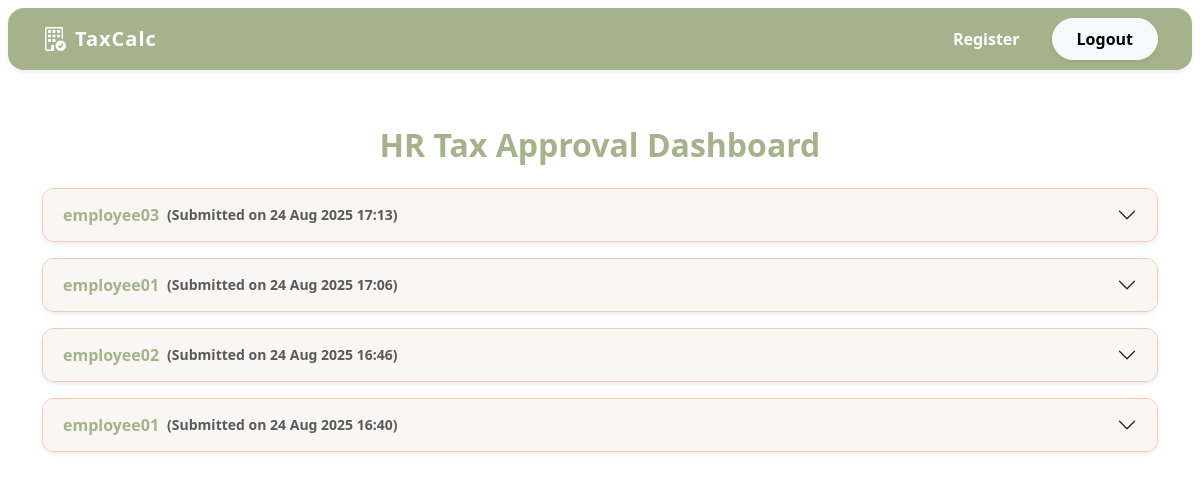
Page /hr_dashboard/ (signed in) on the earlier database version.
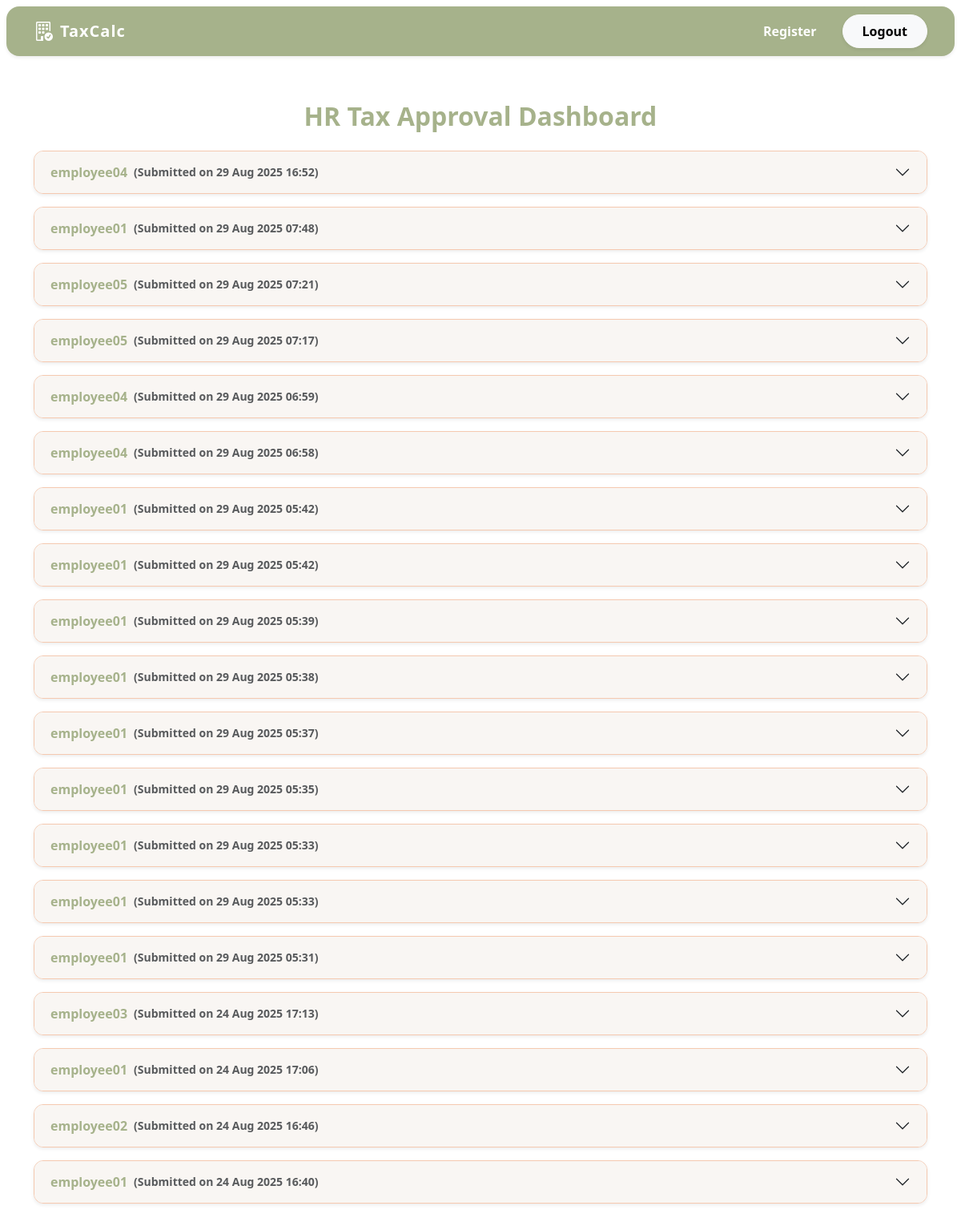
Same page on the later database version.
### Tds/models.py (models this page shows, shortened)
class EmployeeTaxData(models.Model):
    user = models.ForeignKey(User, on_delete=models.CASCADE)
    Salary = models.DecimalField(max_digits=12, decimal_places=2)
    BasicSalary = models.DecimalField(max_digits=12, decimal_places=2)
    DearnessAllowance = models.DecimalField(max_digits=12, decimal_places=2)
    Conveyance_Max = models.DecimalField(max_digits=12, decimal_places=2)
    Conveyance_Utilized = models.DecimalField(max_digits=12, decimal_places=2)
    LeaveTA_Max = models.DecimalField(max_digits=12, decimal_places=2)
    LeaveTA_Utilized = models.DecimalField(max_digits=12, decimal_places=2)
    Children_Education_Allowance_Max = models.DecimalField(max_digits=12, decimal_places=2)
    Children_Education_Allowance_Utilized = models.DecimalField(max_digits=12, decimal_places=2)
    Business_Communication_Allowance_Max = models.DecimalField(max_digits=12, decimal_places=2)
    Business_Communication_Allowance_Utilized = models.DecimalField(max_digits=12, decimal_places=2)
    Attire_Allowance_Max = models.DecimalField(max_digits=12, decimal_places=2)
    Attire_Allowance_Utilized = models.DecimalField(max_digits=12, decimal_places=2)
    Petrol_Allowance_Max = models.DecimalField(max_digits=12, decimal_places=2)
    Petrol_Allowance_Utilized = models.DecimalField(max_digits=12, decimal_places=2)
    Furniture_Allowance_Max = models.DecimalField(max_digits=12, decimal_places=2)
    Furniture_Allowance_Utilized = models.DecimalField(max_digits=12, decimal_places=2)
    Food_Coupons_Max = models.DecimalField(max_digits=12, decimal_places=2)
    Food_Coupons_Utilized = models.DecimalField(max_digits=12, decimal_places=2)
    Medical_Reimbursement_Max = models.DecimalField(max_digits=12, decimal_places=2)
    Medical_Reimbursement_Utilized = models.DecimalField(max_digits=12, decimal_places=2)
    Exempted_HRA_amount = models.DecimalField(max_digits=12, decimal_places=2)
    Section80cUtilized = models.DecimalField(max_digits=12, decimal_places=2)
    Section80ccc_Utilized = models.DecimalField(max_digits=12, decimal_places=2)
    Section80cccd_Utilized = models.DecimalField(max_digits=12, decimal_places=2)
    Section80cccd1b_Utilized = models.DecimalField(max_digits=12, decimal_places=2)
    Section80cccd2_Utilized = models.DecimalField(max_digits=12, decimal_places=2)
    Section80d_Utilized = models.DecimalField(max_digits=12, decimal_places=2)
    Section_80DDType = models.CharField(max_length=20)
    Section80d_normal_Utilized = models.DecimalField(max_digits=12, decimal_places=2)
    Section80d_severe_Utilized = models.DecimalField(max_digits=12, decimal_places=2)
    Section80ddb_Type = models.CharField(max_length=20)
    Section80ddb_other_Utilized = models.DecimalField(max_digits=12, decimal_places=2)
    Section80ddb_seniorcitizen_Utilized = models.DecimalField(max_digits=12, decimal_places=2)
    Section_80e = models.DecimalField(max_digits=12, decimal_places=2)
    Section_80ee = models.DecimalField(max_digits=12, decimal_places=2)
    Section_80eea = models.DecimalField(max_digits=12, decimal_places=2)
    Section_80eeb = models.DecimalField(max_digits=12, decimal_places=2)
    Section_80G = models.DecimalField(max_digits=12, decimal_places=2)
    Section_80GGA = models.DecimalField(max_digits=12, decimal_places=2)
    Section_80GGB = models.DecimalField(max_digits=12, decimal_places=2)
    Section_80GGC = models.DecimalField(max_digits=12, decimal_places=2)
    Section_80rrb = models.DecimalField(max_digits=12, decimal_places=2)
    Section_80qqb = models.DecimalField(max_digits=12, decimal_places=2)
    Section_80tta = models.DecimalField(max_digits=12, decimal_places=2)
    Section_80ttb = models.DecimalField(max_digits=12, decimal_places=2)
    Section_80UType = models.CharField(max_length=20)
    Section_80u_Normal = models.DecimalField(max_digits=12, decimal_places=2)
    Section_80u_severe = models.DecimalField(max_digits=12, decimal_places=2)
    tax_old = models.DecimalField(max_digits=12, decimal_places=2, default=0)
    tax_new = models.DecimalField(max_digits=12, decimal_places=2, default=0)
    created_at = models.DateTimeField(auto_now_add=True)
    approved = models.BooleanField(default=False)

### Tds/views.py (the view)
# urls.py: path('hr_dashboard/', views.hr_dashboard, name='hr_dashboard'),
@login_required
def hr_dashboard(request):
    submissions = EmployeeTaxData.objects.select_related('user').order_by('-created_at')  # newest first
    employee_data = []
    for submission in submissions:
        try:
            documents_obj = submission.user.employee_documents
        except EmployeeDocument.DoesNotExist:
            documents_obj = None
        documents_dict = {}
        if documents_obj:
            for field in EmployeeDocument._meta.get_fields():
                if field.name.endswith("_Doc"):
                    file_obj = getattr(documents_obj, field.name)
                    if file_obj:
                        documents_dict[field.name] = {
                            "url": file_obj.url,
                            "name": file_obj.name.split('/')[-1]
                        }
        utilized_fields = {}
        for field in EmployeeTaxData._meta.get_fields():
            if field.name.endswith('_Utilized') or field.name in [
                'Salary', 'BasicSalary', 'DearnessAllowance', 'Exempted_HRA_amount', 'Section80cUtilized'
            ]:
                value = getattr(submission, field.name, None)
                if value is not None:
                    utilized_fields[field.verbose_name if hasattr(field, 'verbose_name') else field.name] = value
        employee_data.append({
            'employee': submission,
            'utilized_fields': utilized_fields,
            'documents': documents_dict
        })
    return render(request, 'hr_dashboard.html', {'employee_data': employee_data})

### Tds/templates/hr_dashboard.html (shortened to what this page needs)
{% extends 'base.html' %}
{% block content %}
<head>
</head>
<div class="container py-5">
    <h2 class="text-center mb-4" style="color: var(--color2); font-weight: 800;">HR Tax Approval Dashboard</h2>
    {% if employee_data %}
    <div class="accordion" id="employeeAccordion">
        {% for data in employee_data %}
        <div class="accordion-item mb-3 shadow-sm" style="border-radius: 12px; border:1px solid var(--color3);">
            <h2 class="accordion-header" id="heading{{ forloop.counter }}">
                <button class="accordion-button collapsed" type="button" data-bs-toggle="collapse"
                    data-bs-target="#collapse{{ forloop.counter }}" aria-expanded="false"
                    aria-controls="collapse{{ forloop.counter }}"
                    style="background: var(--color4); color: var(--color2); font-weight: 600;">
                    {{ data.employee.user.username }}
                    <small class="ms-2 text-muted">(Submitted on {{ data.employee.created_at|date:"d M Y H:i" }})</small>
                </button>
            </h2>
        </div>
        {% endfor %}
    </div>
    {% else %}
    <p class="text-center">No tax submissions yet.</p>
    {% endif %}
</div>
{% endblock %}

### Tds/templates/base.html (shortened to what this page needs)
<!doctype html>
<html lang="en">
<head>
  <link href="https://cdn.jsdelivr.net/npm/bootstrap@5.3.7/dist/css/bootstrap.min.css" rel="stylesheet"
>
  <link href="https://cdn.jsdelivr.net/npm/bootstrap-icons/font/bootstrap-icons.css" rel="stylesheet">
</head>
<body>
  {% include 'navbar.html' %}
  {% block content %}
  {% endblock %}
</body>
</html>

### Tds/templates/navbar.html (shortened to what this page needs)
<nav class="navbar navbar-expand-lg shadow-sm rounded-4 m-2" style="background: var(--color2);">
  <div class="container">
    <a class="navbar-brand fw-bold text-white d-flex align-items-center gap-2"
       href="{% url 'home' %}" style="letter-spacing: 1px;">
      <i class="bi bi-building-check fs-4"></i>
      <span>TaxCalc</span>
    </a>
    <div class="collapse navbar-collapse" id="navbarNav">
      <ul class="navbar-nav ms-auto align-items-lg-center gap-2">
        {% if user.is_authenticated %}
          <li class="nav-item">
            <a class="nav-link text-white fw-semibold px-3 rounded-pill hover-link" href="{% url 'register' %}">
              Register
            </a>
          </li>
          <li class="nav-item">
            <a class="btn btn-light fw-semibold ms-2 px-4 py-2 rounded-pill shadow-sm hover-btn" href="{% url 'logout' %}">
              Logout
            </a>
          </li>
        {% endif %}
      </ul>
    </div>
  </div>
</nav>

### Tds/templates/base.html (style rules this page uses)
:root { --color1: #1C352D; --color2: #A6B28B; --color3: #F5C9B0; --color4: #F9F6F3; }

### Tds/templates/navbar.html (style rules this page uses)
.hover-link { transition: background 0.3s ease, color 0.3s ease; }
.hover-btn { transition: transform 0.3s ease, background 0.3s ease; }

### Tds/templates/hr_dashboard.html (style rules this page uses)
.accordion-item { border-radius: 12px !important; margin-bottom: 10px; overflow: hidden; }

Differences in the rows shown:
added EmployeeTaxData: employee.user.username "employee04", employee.created_at "29 Aug 2025 16:52"
added EmployeeTaxData: employee.user.username "employee01", employee.created_at "29 Aug 2025 07:48"
added EmployeeTaxData: employee.user.username "employee05", employee.created_at "29 Aug 2025 07:21"
added EmployeeTaxData: employee.user.username "employee05", employee.created_at "29 Aug 2025 07:17"
added EmployeeTaxData: employee.user.username "employee04", employee.created_at "29 Aug 2025 06:59"
added EmployeeTaxData: employee.user.username "employee04", employee.created_at "29 Aug 2025 06:58"
added EmployeeTaxData: employee.user.username "employee01", employee.created_at "29 Aug 2025 05:42"
added EmployeeTaxData: employee.user.username "employee01", employee.created_at "29 Aug 2025 05:42"
added EmployeeTaxData: employee.user.username "employee01", employee.created_at "29 Aug 2025 05:39"
added EmployeeTaxData: employee.user.username "employee01", employee.created_at "29 Aug 2025 05:38"
added EmployeeTaxData: employee.user.username "employee01", employee.created_at "29 Aug 2025 05:37"
added EmployeeTaxData: employee.user.username "employee01", employee.created_at "29 Aug 2025 05:35"
added EmployeeTaxData: employee.user.username "employee01", employee.created_at "29 Aug 2025 05:33"
added EmployeeTaxData: employee.user.username "employee01", employee.created_at "29 Aug 2025 05:33"
added EmployeeTaxData: employee.user.username "employee01", employee.created_at "29 Aug 2025 05:31"
